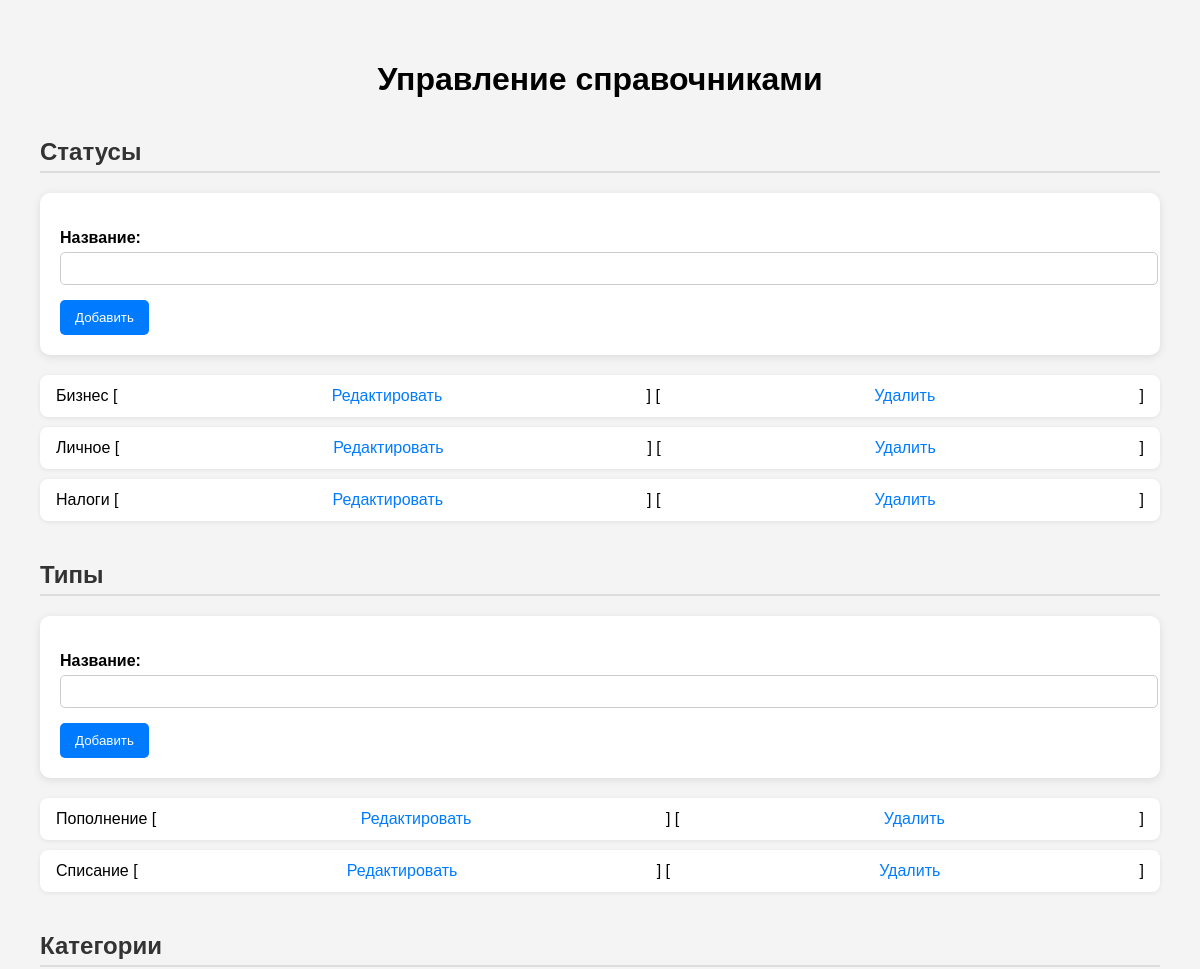
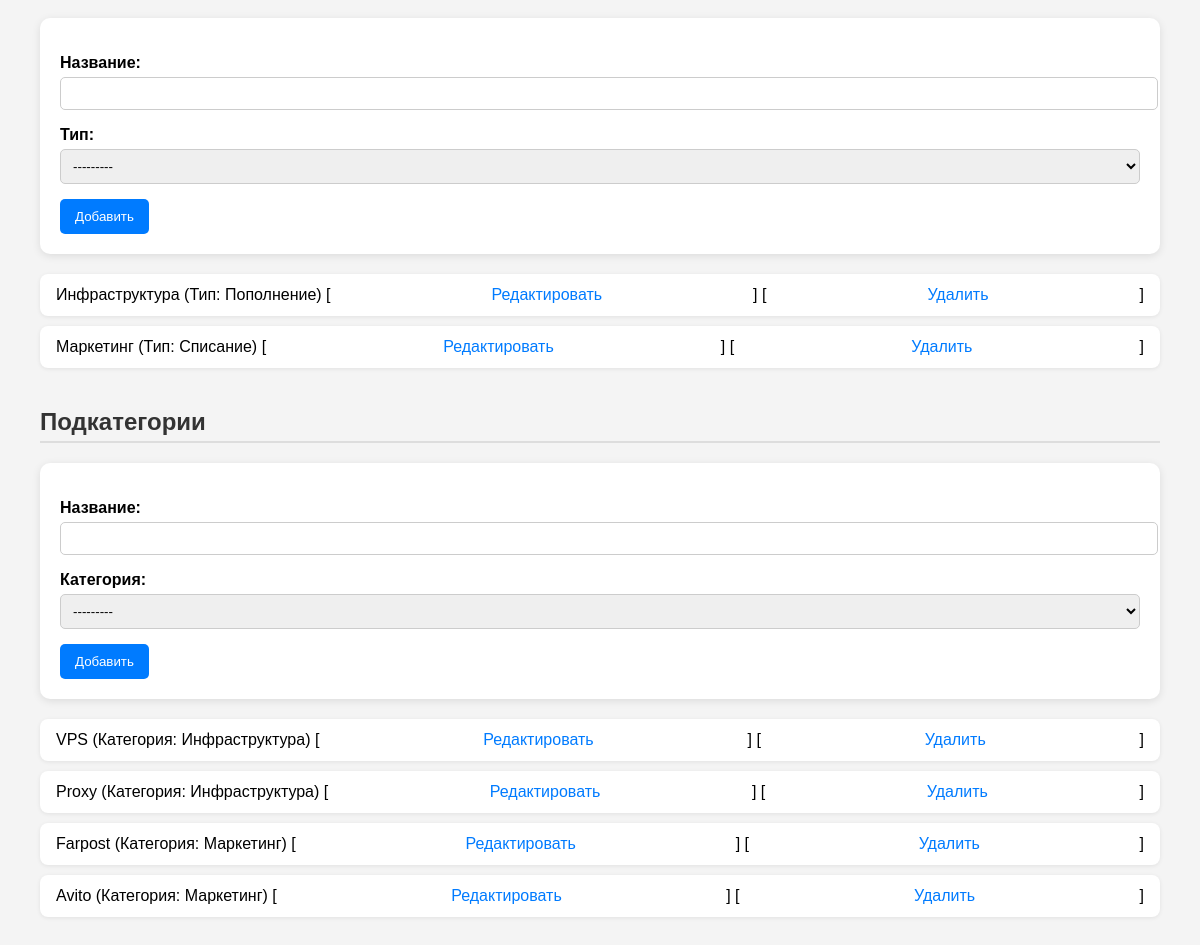
Screenshot of /handbook/ with the database file from the repository (2 pictures, top to bottom).
### DDSApp/models.py (models this page shows, shortened)
class Status(models.Model):
    name = models.CharField(max_length=50, unique=True)
    class Meta:
        db_table = 'Status'

class Type(models.Model):
    name = models.CharField(max_length=50, unique=True)
    def __str__(self):
        return self.name
    class Meta:
        db_table = 'Type'

class Category(models.Model):
    name = models.CharField(max_length=100, unique=True)
    type = models.ForeignKey(Type, on_delete=models.PROTECT, related_name='categories')
    def __str__(self):
        return self.name
    class Meta:
        db_table = 'Category'

class Subcategory(models.Model):
    name = models.CharField(max_length=100)
    category = models.ForeignKey(Category, on_delete=models.CASCADE, related_name='subcategories')
    class Meta:
        db_table = 'Subcategory'

### DDSApp/views.py (the view, shortened to what this page needs)
# urls.py: path('handbook/', views.handbook_view, name='handbook'),
def handbook_view(request):
    context = {
        'status_form': StatusForm(),
        'type_form': TypeForm(),
        'category_form': CategoryForm(),
        'subcategory_form': SubcategoryForm(),
        'statuses': Status.objects.all(),
        'types': Type.objects.all(),
        'categories': Category.objects.select_related('type'),
        'subcategories': Subcategory.objects.select_related('category'),
    }
    return render(request, 'handbook.html', context)

### DDSApp/forms.py
class StatusForm(forms.ModelForm):
    class Meta:
        model = Status
        fields = ['name']
        labels = {
            'name': 'Название',
        }

class TypeForm(forms.ModelForm):
    class Meta:
        model = Type
        fields = ['name']
        labels = {
            'name': 'Название',
        }

### DDSApp/Templates/handbook.html (shortened to what this page needs)
{% load static %}
<!DOCTYPE html>
<html lang="ru">
<head>
    <link rel="stylesheet" href="{% static 'css/handbook.css' %}">
</head>
<body>
    <h1>Управление справочниками</h1>
    <h2>Статусы</h2>
    <form method="post">
        {{ status_form.as_p }}
        <button type="submit" name="save_status">Добавить</button>
    </form>
    <ul>
        {% for s in statuses %}
            <li>
                {{ s.name }}
                [<a href="{% url 'edit_handbook_item' 'status' s.id %}">Редактировать</a>]
                [<a href="{% url 'delete_handbook_item' 'status' s.id %}" onclick="return confirm('Удалить?');">Удалить</a>]
            </li>
        {% endfor %}
    </ul>
    <h2>Типы</h2>
    <form method="post">
        {{ type_form.as_p }}
        <button type="submit" name="save_type">Добавить</button>
    </form>
    <ul>
        {% for t in types %}
            <li>
                {{ t.name }}
                [<a href="{% url 'edit_handbook_item' 'type' t.id %}">Редактировать</a>]
                [<a href="{% url 'delete_handbook_item' 'type' t.id %}" onclick="return confirm('Удалить?');">Удалить</a>]
            </li>
        {% endfor %}
    </ul>
    <h2>Категории</h2>
    <form method="post">
        {{ category_form.as_p }}
        <button type="submit" name="save_category">Добавить</button>
    </form>
    <ul>
        {% for c in categories %}
            <li>
                {{ c.name }} (Тип: {{ c.type.name }})
                [<a href="{% url 'edit_handbook_item' 'category' c.id %}">Редактировать</a>]
                [<a href="{% url 'delete_handbook_item' 'category' c.id %}" onclick="return confirm('Удалить?');">Удалить</a>]
            </li>
        {% endfor %}
    </ul>
    <h2>Подкатегории</h2>
    <form method="post">
        {{ subcategory_form.as_p }}
        <button type="submit" name="save_subcategory">Добавить</button>
    </form>
    <ul>
        {% for sc in subcategories %}
            <li>
                {{ sc.name }} (Категория: {{ sc.category.name }})
                [<a href="{% url 'edit_handbook_item' 'subcategory' sc.id %}">Редактировать</a>]
                [<a href="{% url 'delete_handbook_item' 'subcategory' sc.id %}" onclick="return confirm('Удалить?');">Удалить</a>]
            </li>
        {% endfor %}
    </ul>
</body>
</html>

### DDSApp/static/css/handbook.css (style rules this page uses)
body { font-family: sans-serif; background-color: #f4f4f4; margin: 0; padding: 40px; }
h1 { text-align: center; margin-bottom: 30px; }
h2 { margin-top: 40px; color: #333; border-bottom: 2px solid #ddd; padding-bottom: 5px; }
form { background-color: #fff; padding: 20px; margin-bottom: 20px; border-radius: 10px; box-shadow: 0 2px 8px rgba(0,0,0,0.1); }
form p { margin-bottom: 15px; }
form label { font-weight: bold; display: block; margin-bottom: 5px; }
form input, form select, form textarea { width: 100%; padding: 8px; border: 1px solid #ccc; border-radius: 5px; }
form button { background-color: #007bff; color: white; border: none; padding: 10px 15px; border-radius: 5px; cursor: pointer; }
ul { list-style-type: none; padding-left: 0; }
ul li { background-color: #fff; padding: 12px 16px; margin-bottom: 10px; border-radius: 8px; box-shadow: 0 1px 4px rgba(0,0,0,0.08); display: flex; justify-content: space-between; align-items: center; flex-wrap: wrap; }
ul li a { margin-left: 10px; color: #007bff; text-decoration: none; }

### rows the page displays
Status: name "Бизнес"
Status: name "Личное"
Status: name "Налоги"
Type: name "Пополнение"
Type: name "Списание"
Category: name "Инфраструктура", type.name "Пополнение"
Category: name "Маркетинг", type.name "Списание"
Subcategory: name "VPS", category.name "Инфраструктура"
Subcategory: name "Proxy", category.name "Инфраструктура"
Subcategory: name "Farpost", category.name "Маркетинг"
Subcategory: name "Avito", category.name "Маркетинг"
